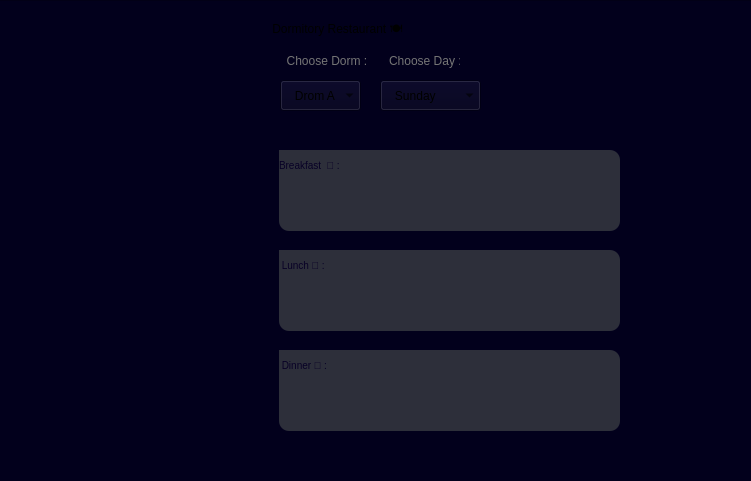
<?xml version="1.0" encoding="UTF-8"?>
<ui version="4.0">
 <class>Restaurant</class>
 <widget class="QWidget" name="Restaurant">
  <property name="geometry">
   <rect>
    <x>0</x>
    <y>0</y>
    <width>751</width>
    <height>481</height>
   </rect>
  </property>
  <property name="windowTitle">
   <string>Form</string>
  </property>
  <property name="styleSheet">
   <string notr="true">background-color : rgb(2, 0, 28);</string>
  </property>
  <widget class="QLabel" name="label_10">
   <property name="geometry">
    <rect>
     <x>280</x>
     <y>50</y>
     <width>91</width>
     <height>21</height>
    </rect>
   </property>
   <property name="styleSheet">
    <string notr="true">font: italic 500 9pt &quot;Segoe UI&quot;;
color: rgb(117, 117, 117);</string>
   </property>
   <property name="text">
    <string>  Choose Dorm :</string>
   </property>
  </widget>
  <widget class="QFrame" name="frame">
   <property name="geometry">
    <rect>
     <x>-1</x>
     <y>0</y>
     <width>761</width>
     <height>491</height>
    </rect>
   </property>
   <property name="frameShape">
    <enum>QFrame::Shape::StyledPanel</enum>
   </property>
   <property name="frameShadow">
    <enum>QFrame::Shadow::Raised</enum>
   </property>
   <widget class="QLabel" name="label_14">
    <property name="geometry">
     <rect>
      <x>390</x>
      <y>50</y>
      <width>71</width>
      <height>21</height>
     </rect>
    </property>
    <property name="styleSheet">
     <string notr="true">font: italic 500 9pt &quot;Segoe UI&quot;;
color: rgb(117, 117, 117);</string>
    </property>
    <property name="text">
     <string>Choose Day :</string>
    </property>
   </widget>
   <widget class="QFrame" name="frame_2">
    <property name="geometry">
     <rect>
      <x>280</x>
      <y>150</y>
      <width>341</width>
      <height>81</height>
     </rect>
    </property>
    <property name="styleSheet">
     <string notr="true">background-color: #2D2F3A;
    border-radius: 10px;
    color: rgb(180, 180, 180);
    font-size: 10px;
   
	font: 700 &quot;Segoe UI&quot;;</string>
    </property>
    <property name="frameShape">
     <enum>QFrame::Shape::StyledPanel</enum>
    </property>
    <property name="frameShadow">
     <enum>QFrame::Shadow::Raised</enum>
    </property>
    <widget class="QLabel" name="label_8">
     <property name="geometry">
      <rect>
       <x>0</x>
       <y>-10</y>
       <width>231</width>
       <height>51</height>
      </rect>
     </property>
     <property name="styleSheet">
      <string notr="true">
font: 700 20pt &quot;Segoe UI&quot;;
color:rgb(7, 0, 37);</string>
     </property>
     <property name="text">
      <string>Breakfast  🥞 : </string>
     </property>
    </widget>
    <widget class="QLabel" name="labelBreakfast">
     <property name="geometry">
      <rect>
       <x>10</x>
       <y>40</y>
       <width>301</width>
       <height>31</height>
      </rect>
     </property>
     <property name="styleSheet">
      <string notr="true">font: italic 500 9pt &quot;Segoe UI&quot;;
color: rgb(117, 117, 117);</string>
     </property>
     <property name="text">
      <string/>
     </property>
    </widget>
   </widget>
   <widget class="QFrame" name="frame_3">
    <property name="geometry">
     <rect>
      <x>280</x>
      <y>250</y>
      <width>341</width>
      <height>81</height>
     </rect>
    </property>
    <property name="styleSheet">
     <string notr="true">background-color: #2D2F3A;
    border-radius: 10px;
    color: rgb(180, 180, 180);
    font-size: 10px;
   
	font: 700 &quot;Segoe UI&quot;;</string>
    </property>
    <property name="frameShape">
     <enum>QFrame::Shape::StyledPanel</enum>
    </property>
    <property name="frameShadow">
     <enum>QFrame::Shadow::Raised</enum>
    </property>
    <widget class="QLabel" name="label_15">
     <property name="geometry">
      <rect>
       <x>0</x>
       <y>-10</y>
       <width>231</width>
       <height>51</height>
      </rect>
     </property>
     <property name="styleSheet">
      <string notr="true">
font: 700 20pt &quot;Segoe UI&quot;;
color:rgb(7, 0, 37);</string>
     </property>
     <property name="text">
      <string> Lunch 🍔 : </string>
     </property>
    </widget>
    <widget class="QLabel" name="labelLunch">
     <property name="geometry">
      <rect>
       <x>10</x>
       <y>40</y>
       <width>301</width>
       <height>31</height>
      </rect>
     </property>
     <property name="styleSheet">
      <string notr="true">font: italic 500 9pt &quot;Segoe UI&quot;;
color: rgb(117, 117, 117);</string>
     </property>
     <property name="text">
      <string/>
     </property>
    </widget>
   </widget>
   <widget class="QFrame" name="frame_4">
    <property name="geometry">
     <rect>
      <x>280</x>
      <y>350</y>
      <width>341</width>
      <height>81</height>
     </rect>
    </property>
    <property name="styleSheet">
     <string notr="true">background-color: #2D2F3A;
    border-radius: 10px;
    color: rgb(180, 180, 180);
    font-size: 10px;
   
	font: 700 &quot;Segoe UI&quot;;</string>
    </property>
    <property name="frameShape">
     <enum>QFrame::Shape::StyledPanel</enum>
    </property>
    <property name="frameShadow">
     <enum>QFrame::Shadow::Raised</enum>
    </property>
    <widget class="QLabel" name="label_16">
     <property name="geometry">
      <rect>
       <x>0</x>
       <y>-10</y>
       <width>231</width>
       <height>51</height>
      </rect>
     </property>
     <property name="styleSheet">
      <string notr="true">
font: 700 20pt &quot;Segoe UI&quot;;
color:rgb(7, 0, 37);</string>
     </property>
     <property name="text">
      <string> Dinner 🥗 :</string>
     </property>
    </widget>
    <widget class="QLabel" name="labelDinner">
     <property name="geometry">
      <rect>
       <x>10</x>
       <y>40</y>
       <width>301</width>
       <height>31</height>
      </rect>
     </property>
     <property name="styleSheet">
      <string notr="true">font: italic 500 9pt &quot;Segoe UI&quot;;
color: rgb(117, 117, 117);</string>
     </property>
     <property name="text">
      <string/>
     </property>
    </widget>
   </widget>
   <widget class="QLabel" name="label_6">
    <property name="geometry">
     <rect>
      <x>270</x>
      <y>10</y>
      <width>251</width>
      <height>41</height>
     </rect>
    </property>
    <property name="styleSheet">
     <string notr="true">font: 800 17pt &quot;Segoe UI&quot;;
</string>
    </property>
    <property name="text">
     <string> Dormitory Restaurant 🍽️ </string>
    </property>
   </widget>
  </widget>
  <widget class="QComboBox" name="comboDorm">
   <property name="geometry">
    <rect>
     <x>280</x>
     <y>80</y>
     <width>81</width>
     <height>31</height>
    </rect>
   </property>
   <property name="styleSheet">
    <string notr="true"/>
   </property>
   <item>
    <property name="text">
     <string>   Drom A</string>
    </property>
   </item>
   <item>
    <property name="text">
     <string>   Dorm B</string>
    </property>
   </item>
   <item>
    <property name="text">
     <string>   Dorm C</string>
    </property>
   </item>
   <item>
    <property name="text">
     <string>   Dorm D</string>
    </property>
   </item>
   <item>
    <property name="text">
     <string>   Dorm E</string>
    </property>
   </item>
  </widget>
  <widget class="QComboBox" name="comboDay">
   <property name="geometry">
    <rect>
     <x>380</x>
     <y>80</y>
     <width>101</width>
     <height>31</height>
    </rect>
   </property>
   <property name="styleSheet">
    <string notr="true"/>
   </property>
   <item>
    <property name="text">
     <string>   Sunday </string>
    </property>
   </item>
   <item>
    <property name="text">
     <string>   Monday</string>
    </property>
   </item>
   <item>
    <property name="text">
     <string>   Tuesday</string>
    </property>
   </item>
   <item>
    <property name="text">
     <string>   Wednesday</string>
    </property>
   </item>
   <item>
    <property name="text">
     <string>   Thursday</string>
    </property>
   </item>
   <item>
    <property name="text">
     <string>   Friday</string>
    </property>
   </item>
   <item>
    <property name="text">
     <string>   Saturday </string>
    </property>
   </item>
  </widget>
  <zorder>frame</zorder>
  <zorder>label_10</zorder>
  <zorder>comboDorm</zorder>
  <zorder>comboDay</zorder>
 </widget>
 <resources/>
 <connections/>
</ui>
